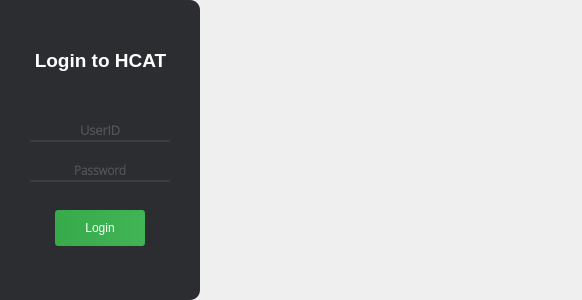
<?xml version="1.0" encoding="UTF-8"?>
<ui version="4.0">
 <class>Dialog</class>
 <widget class="QDialog" name="Dialog">
  <property name="enabled">
   <bool>true</bool>
  </property>
  <property name="geometry">
   <rect>
    <x>0</x>
    <y>0</y>
    <width>582</width>
    <height>300</height>
   </rect>
  </property>
  <property name="contextMenuPolicy">
   <enum>Qt::NoContextMenu</enum>
  </property>
  <property name="acceptDrops">
   <bool>false</bool>
  </property>
  <property name="windowTitle">
   <string>HCAT - login</string>
  </property>
  <property name="sizeGripEnabled">
   <bool>false</bool>
  </property>
  <property name="modal">
   <bool>false</bool>
  </property>
  <widget class="QLabel" name="label">
   <property name="geometry">
    <rect>
     <x>-20</x>
     <y>0</y>
     <width>220</width>
     <height>300</height>
    </rect>
   </property>
   <property name="autoFillBackground">
    <bool>false</bool>
   </property>
   <property name="styleSheet">
    <string notr="true">background-color: rgba(43, 45, 48, 255);
border-radius: 10px;</string>
   </property>
   <property name="text">
    <string/>
   </property>
  </widget>
  <widget class="QLabel" name="label_2">
   <property name="geometry">
    <rect>
     <x>180</x>
     <y>0</y>
     <width>401</width>
     <height>300</height>
    </rect>
   </property>
   <property name="styleSheet">
    <string notr="true">border-image: url(assets/imgs/login-bg.png);</string>
   </property>
   <property name="text">
    <string/>
   </property>
   <property name="scaledContents">
    <bool>false</bool>
   </property>
   <property name="alignment">
    <set>Qt::AlignCenter</set>
   </property>
   <property name="wordWrap">
    <bool>false</bool>
   </property>
   <property name="openExternalLinks">
    <bool>false</bool>
   </property>
  </widget>
  <widget class="QLineEdit" name="lineEdit_UserId">
   <property name="geometry">
    <rect>
     <x>30</x>
     <y>110</y>
     <width>140</width>
     <height>32</height>
    </rect>
   </property>
   <property name="font">
    <font>
     <family>Open Sans Light</family>
     <pointsize>10</pointsize>
     <weight>75</weight>
     <italic>false</italic>
     <bold>true</bold>
    </font>
   </property>
   <property name="autoFillBackground">
    <bool>false</bool>
   </property>
   <property name="styleSheet">
    <string notr="true">border: none;
color: rgb(128, 128, 128);
border-bottom:2px solid rgba(128,128,128,50);
background-color: rgba(0,0,0,0);</string>
   </property>
   <property name="inputMask">
    <string/>
   </property>
   <property name="text">
    <string/>
   </property>
   <property name="alignment">
    <set>Qt::AlignBottom|Qt::AlignHCenter</set>
   </property>
   <property name="placeholderText">
    <string>UserID</string>
   </property>
   <property name="clearButtonEnabled">
    <bool>false</bool>
   </property>
  </widget>
  <widget class="QLabel" name="label_3">
   <property name="geometry">
    <rect>
     <x>20</x>
     <y>30</y>
     <width>161</width>
     <height>61</height>
    </rect>
   </property>
   <property name="font">
    <font>
     <pointsize>14</pointsize>
     <weight>75</weight>
     <bold>true</bold>
    </font>
   </property>
   <property name="styleSheet">
    <string notr="true">color: rgb(255, 255, 255);</string>
   </property>
   <property name="text">
    <string>Login to HCAT</string>
   </property>
   <property name="alignment">
    <set>Qt::AlignCenter</set>
   </property>
  </widget>
  <widget class="QLineEdit" name="lineEdit_Password">
   <property name="geometry">
    <rect>
     <x>30</x>
     <y>150</y>
     <width>140</width>
     <height>32</height>
    </rect>
   </property>
   <property name="font">
    <font>
     <family>Open Sans Light</family>
     <weight>75</weight>
     <italic>false</italic>
     <bold>true</bold>
    </font>
   </property>
   <property name="autoFillBackground">
    <bool>false</bool>
   </property>
   <property name="styleSheet">
    <string notr="true">color: rgb(128, 128, 128);
border: none;
border-bottom:2px solid rgba(128,128,128,50);
background-color: rgba(0,0,0,0);</string>
   </property>
   <property name="inputMask">
    <string/>
   </property>
   <property name="echoMode">
    <enum>QLineEdit::Password</enum>
   </property>
   <property name="alignment">
    <set>Qt::AlignBottom|Qt::AlignHCenter</set>
   </property>
   <property name="placeholderText">
    <string>Password</string>
   </property>
   <property name="clearButtonEnabled">
    <bool>false</bool>
   </property>
  </widget>
  <widget class="QPushButton" name="pushButton_Login">
   <property name="geometry">
    <rect>
     <x>55</x>
     <y>210</y>
     <width>90</width>
     <height>36</height>
    </rect>
   </property>
   <property name="styleSheet">
    <string notr="true">QPushButton {
  background-color: #4CAF50;
  border-style: none;
  border-radius: 3px;
  color: white;
  padding: 6px 12px;
  
background-color: qlineargradient(spread:pad, x1:0, y1:0, x2:1, y2:0, stop:0 rgba(55, 170, 75, 255), stop:1 rgba(65, 180, 85, 255));
}

QPushButton:hover {
  background-color: #3E8E41;
  color: white;
}

QPushButton:pressed {
  background-color: #2F6231;
  color: white;
}</string>
   </property>
   <property name="text">
    <string>Login</string>
   </property>
  </widget>
  <widget class="QLabel" name="label_info">
   <property name="geometry">
    <rect>
     <x>0</x>
     <y>250</y>
     <width>201</width>
     <height>20</height>
    </rect>
   </property>
   <property name="text">
    <string/>
   </property>
   <property name="alignment">
    <set>Qt::AlignCenter</set>
   </property>
  </widget>
  <zorder>label_2</zorder>
  <zorder>label</zorder>
  <zorder>lineEdit_UserId</zorder>
  <zorder>label_3</zorder>
  <zorder>lineEdit_Password</zorder>
  <zorder>pushButton_Login</zorder>
  <zorder>label_info</zorder>
 </widget>
 <resources>
  <include location="pic-login.qrc"/>
 </resources>
 <connections/>
</ui>
